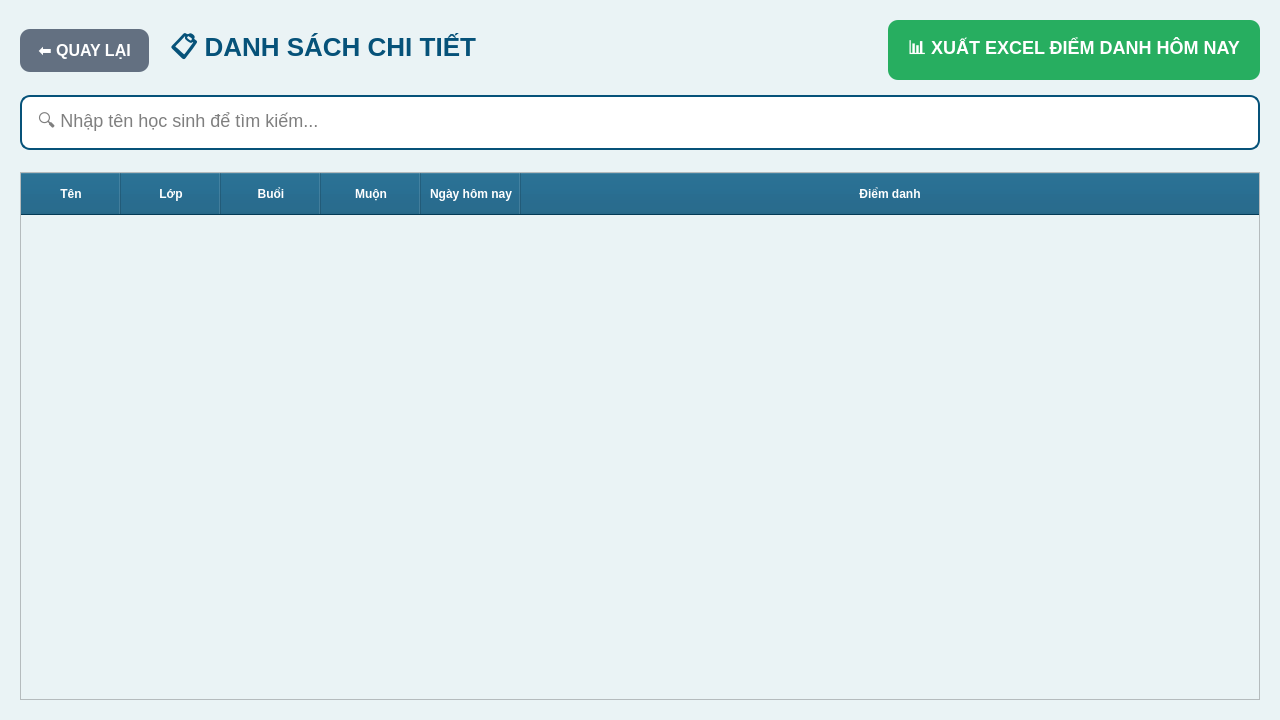
<?xml version="1.0" encoding="UTF-8"?>
<ui version="4.0">
 <class>StudentPage</class>
 <widget class="QWidget" name="StudentPage">
  <property name="geometry">
   <rect>
    <x>0</x>
    <y>0</y>
    <width>1280</width>
    <height>720</height>
   </rect>
  </property>
  <property name="windowTitle">
   <string>Danh Sách Học Sinh</string>
  </property>
  <property name="styleSheet">
   <string notr="true">background-color: #eaf3f5;</string>
  </property>
  <layout class="QVBoxLayout" name="verticalLayout">
   <property name="leftMargin">
    <number>20</number>
   </property>
   <property name="topMargin">
    <number>20</number>
   </property>
   <property name="rightMargin">
    <number>20</number>
   </property>
   <property name="bottomMargin">
    <number>20</number>
   </property>
   <property name="spacing">
    <number>14</number>
   </property>
   <item>
    <layout class="QHBoxLayout" name="top_layout">
     <item>
      <widget class="QPushButton" name="btn_back">
       <property name="text">
        <string>⬅ QUAY LẠI</string>
       </property>
       <property name="styleSheet">
        <string notr="true">background-color: #637081; color: white; font-weight: bold; padding: 12px 18px; border-radius: 10px; font-size: 16px;</string>
       </property>
      </widget>
     </item>
     <item>
      <widget class="QLabel" name="header">
       <property name="text">
        <string>📋 DANH SÁCH CHI TIẾT</string>
       </property>
       <property name="styleSheet">
        <string notr="true">font-size: 26px; font-weight: bold; color: #065279; margin: 8px 0;</string>
       </property>
      </widget>
     </item>
     <item>
      <spacer name="horizontalSpacer">
       <property name="orientation">
        <enum>Qt::Horizontal</enum>
       </property>
       <property name="sizeHint" stdset="0">
        <size>
         <width>40</width>
         <height>20</height>
        </size>
       </property>
      </spacer>
     </item>
     <item>
      <widget class="QPushButton" name="btn_export_excel">
       <property name="text">
        <string>📊 XUẤT EXCEL ĐIỂM DANH HÔM NAY</string>
       </property>
       <property name="styleSheet">
        <string notr="true">QPushButton {
                background-color: #27ae60;
                color: white;
                font-weight: bold;
                padding: 14px 20px;
                border-radius: 10px;
                font-size: 18px;
            }
            QPushButton:hover { background-color: #2ecc71; }</string>
       </property>
      </widget>
     </item>
    </layout>
   </item>
   <item>
    <widget class="QLineEdit" name="search_input">
     <property name="placeholderText">
      <string>🔍 Nhập tên học sinh để tìm kiếm...</string>
     </property>
     <property name="styleSheet">
      <string notr="true">padding: 14px; font-size: 18px; border: 2px solid #065279; border-radius: 10px; color: black; margin-bottom: 8px; background: white;</string>
     </property>
    </widget>
   </item>
   <item>
    <widget class="QTableWidget" name="table">
     <property name="styleSheet">
      <string notr="true">QTableWidget { font-size: 16px; color: black; gridline-color: #eee; }
            QHeaderView::section { background-color: #065279; color: white; font-weight: bold; height: 42px; }</string>
     </property>
     <attribute name="horizontalHeaderStretchLastSection">
      <bool>true</bool>
     </attribute>
     <column>
      <property name="text">
       <string>Tên</string>
      </property>
     </column>
     <column>
      <property name="text">
       <string>Lớp</string>
      </property>
     </column>
     <column>
      <property name="text">
       <string>Buổi</string>
      </property>
     </column>
     <column>
      <property name="text">
       <string>Muộn</string>
      </property>
     </column>
     <column>
      <property name="text">
       <string>Ngày hôm nay</string>
      </property>
     </column>
     <column>
      <property name="text">
       <string>Điểm danh</string>
      </property>
     </column>
    </widget>
   </item>
  </layout>
  <widget class="QFrame" name="notif_panel">
   <property name="geometry">
    <rect>
     <x>340</x>
     <y>-100</y>
     <width>400</width>
     <height>70</height>
    </rect>
   </property>
   <property name="styleSheet">
    <string notr="true">background-color: #27ae60; border: 2px solid white; border-radius: 15px;</string>
   </property>
   <layout class="QVBoxLayout" name="verticalLayout_2">
    <item>
     <widget class="QLabel" name="notif_label">
      <property name="text">
       <string/>
      </property>
      <property name="alignment">
       <set>Qt::AlignCenter</set>
      </property>
      <property name="styleSheet">
       <string notr="true">color: white; font-weight: bold; font-size: 16px;</string>
      </property>
     </widget>
    </item>
   </layout>
  </widget>
 </widget>
 <resources/>
 <connections/>
</ui>
